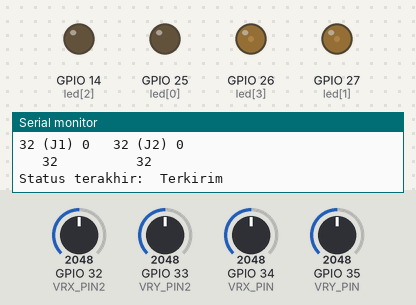
Bench run of a sketch on a simulated ESP32. Shown: output pins drawn as LEDs (lit = HIGH), the last lines printed to the serial monitor. The inputs (shaded band) are chosen by the test bench; at power-on: GPIO 34 (VRX_PIN) = 2048, GPIO 35 (VRY_PIN) = 2048, GPIO 32 (VRX_PIN2) = 2048, GPIO 33 (VRY_PIN2) = 2048.

Above: at 1.2 s.
1.3 s: GPIO 34 (VRX_PIN) set to 2240
At 2.0 s:
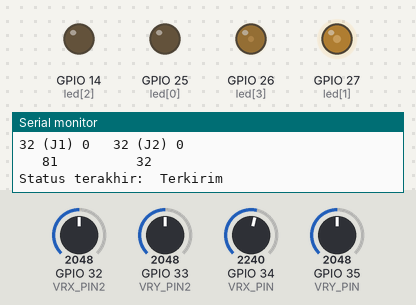
2.8 s: GPIO 35 (VRY_PIN) set to 2240
At 3.8 s:
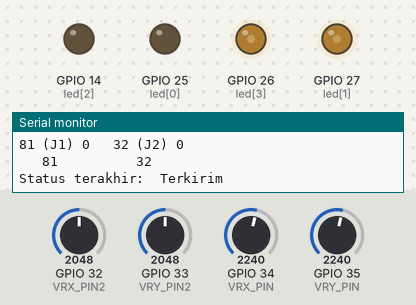
4.3 s: GPIO 34 (VRX_PIN) set to 2160
At 5.5 s:
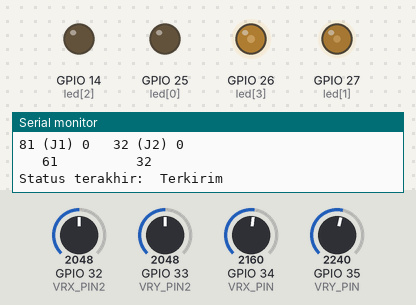
5.8 s: GPIO 35 (VRY_PIN) set to 2866
At 6.3 s:
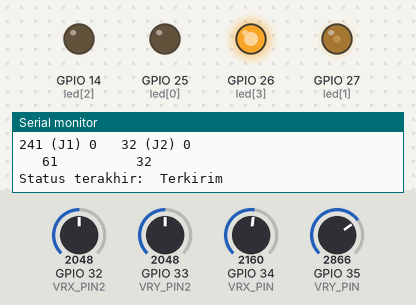
7.3 s: GPIO 34 (VRX_PIN) set to 2866
At 8.1 s:
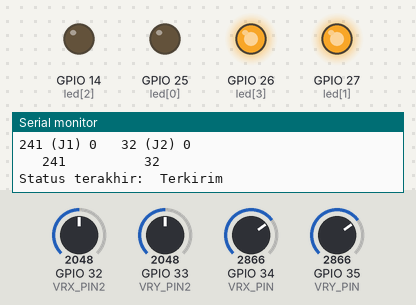
8.8 s: GPIO 35 (VRY_PIN) set to 2160
At 9.9 s:
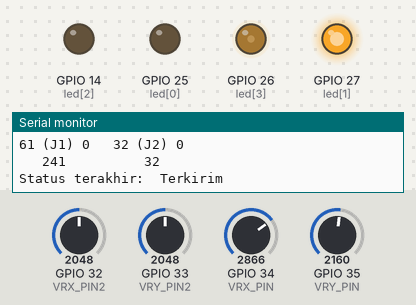
Timing chart, 0 to 11.3 s (numbered marks = the images above; inputs shaded):
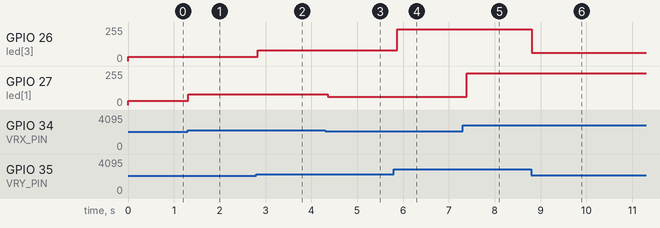

The sketch:

ESP32_Double_Joystick.ino
```cpp
/*
   This ESP32 code is created by esp32io.com

   This ESP32 code is released in the public domain

   For more detail (instruction and wiring diagram), visit https://esp32io.com/tutorials/esp32-joystick
*/

//master
#include<esp_now.h>
#include<WiFi.h>


#define VRX_PIN  34 // ESP32 pin GPIO36 (ADC0) connected to VRX pin
#define VRY_PIN  35 // ESP32 pin GPIO39 (ADC0) connected to VRY pin
#define VRX_PIN2  32 // ESP32 pin GPIO36 (ADC0) connected to VRX pin
#define VRY_PIN2  33 // ESP32 pin GPIO39 (ADC0) connected to VRY pin

const uint8_t channel[4] = {0, 1, 2, 3};
const uint8_t led[4] = {25, 27, 14, 26};

int valX, valY, valX2, valY2;
unsigned int AvalX, AvalY, AvalX2, AvalY2;
uint8_t j1Up, j1Down, j1Left, j1Right;
uint8_t j2Up, j2Down, j2Left, j2Right;

uint8_t broadcastAddress[]={0xCC,0x50,0xE3,0xF0,0x1E,0x36};

typedef struct Pesan{
  uint8_t pwmJ1Up, pwmJ1Down, pwmJ1Left, pwmJ1Right;
  uint8_t pwmJ2Up, pwmJ2Down, pwmJ2Left, pwmJ2Right;
}Pesan;
Pesan pesan;

esp_now_peer_info_t slave;

void OnDataSent(const uint8_t *mac_addr, esp_now_send_status_t status){
  Serial.print("\r\nStatus terakhir:\t");
  Serial.println(status==ESP_NOW_SEND_SUCCESS?"Terkirim":"Gagal");
}

void setup() {
  Serial.begin(115200) ;
  for (int i = 0; i < 4; i++) {
    ledcSetup(channel[i], 2000, 8); //(channel, frequency, resolution)
    ledcAttachPin(led[i], channel[i]);
  }

  WiFi.mode(WIFI_STA);
  if(esp_now_init()!=ESP_OK){
    Serial.println("ESPNow Gagal!");
    return;
  }
  esp_now_register_send_cb(OnDataSent);
  memcpy(slave.peer_addr, broadcastAddress, 6);
  slave.channel = 0;
  slave.encrypt = false;
  if(esp_now_add_peer(&slave) != ESP_OK){
    Serial.println("Gagal menambahkan slave!");
    return;
  }
}

void loop() {
  valX = analogRead(VRX_PIN) - 720;
  valY = analogRead(VRY_PIN) - 720;
  valX2 = analogRead(VRX_PIN2) - 720;
  valY2 = analogRead(VRY_PIN2) - 720;

  AvalX = (valX < 0) ? 0 : (valX > 2200) ? 2200 : valX;
  AvalY = (valY < 0) ? 0 : (valY > 2200) ? 2200 : valY;
  AvalX2 = (valX2 < 0) ? 0 : (valX2 > 2200) ? 2200 : valX2;
  AvalY2 = (valY2 < 0) ? 0 : (valY2 > 2200) ? 2200 : valY2;

  if (AvalX <= 1000) {
    j1Up = map(AvalX, 0, 1000, 255, 0);
  }
  else if (AvalX >= 1200) {
    j1Down = map(AvalX, 1200, 2200, 0, 255);
  }
  else {
    j1Up = 0;
    j1Down = 0;
  }

  if (AvalY <= 1000) {
    j1Right = map(AvalY, 0, 1000, 255, 0);
  }
  else if (AvalY >= 1200) {
    j1Left = map(AvalY, 1200, 2200, 0, 255);
  }
  else {
    j1Left = 0;
    j1Right = 0;
  }

  if (AvalX2 <= 1000) {
    j2Up = map(AvalX2, 0, 1000, 255, 0);
  }
  else if (AvalX2 >= 1200) {
    j2Down = map(AvalX2, 1200, 2200, 0, 255);
  }
  else {
    j2Up = 0;
    j2Down = 0;
  }

  if (AvalY2 <= 1000) {
    j2Right = map(AvalY2, 0, 1000, 255, 0);
  }
  else if (AvalY2 >= 1200) {
    j2Left = map(AvalY2, 1200, 2200, 0, 255);
  }
  else {
    j2Left = 0;
    j2Right = 0;
  }


  Serial.println("   "  + String(j1Up) +  "          "  + String(j2Up) +  "   ");
  Serial.println(String(j1Left) + " (J1) " + String(j1Right) + "   " +  String(j2Left) + " (J2) " + String(j2Right));
  Serial.println("   "  + String(j1Down) +  "          "  + String(j2Down) +  "   ");
  Serial.println();
  Serial.println();

//  ledcWrite(channel[1], j1Up);
//  ledcWrite(channel[2], j1Down);
//  ledcWrite(channel[3], j1Right);
//  ledcWrite(channel[4], j1Left);

  if(j1Up > 0 || j1Down > 0 || j1Left > 0 || j1Right > 0){
    ledcWrite(channel[0], j1Up);
    ledcWrite(channel[1], j1Down);
    ledcWrite(channel[2], j1Right);
    ledcWrite(channel[3], j1Left);
  }else{
    ledcWrite(channel[0], j2Up);
    ledcWrite(channel[1], j2Down);
    ledcWrite(channel[2], j2Right);
    ledcWrite(channel[3], j2Left);
  }

  pesan.pwmJ1Up = j1Up;
  pesan.pwmJ1Down = j1Down;
  pesan.pwmJ1Left = j1Left;
  pesan.pwmJ1Right = j1Right;

  pesan.pwmJ2Up = j2Up;
  pesan.pwmJ2Down = j2Down;
  pesan.pwmJ2Left = j2Left;
  pesan.pwmJ2Right = j2Right;

  esp_err_t result=esp_now_send(broadcastAddress,(uint8_t *)&pesan,sizeof(pesan));

  delay(100);
}

//  Serial.print("x1 = ");
//  Serial.print(valX);
//  Serial.print(", y1 = ");
//  Serial.print(valY);
//  Serial.print("   x2 = ");
//  Serial.print(valX2);
//  Serial.print(", y2 = ");
//  Serial.print(valY2);
//  Serial.print("    PROC : x1 = ");
//  Serial.print(AvalX);
//  Serial.print(", y1 = ");
//  Serial.print(AvalY);
//  Serial.print("   x2 = ");
//  Serial.print(AvalX2);
//  Serial.print(", y2 = ");
//  Serial.print(AvalY2);
//
//
//  Serial.print("     j1Up = ");
//  Serial.print(j1Up);
//  Serial.print(" j1Down = ");
//  Serial.print(j1Down);
//  Serial.print(" j1Left = ");
//  Serial.print(j1Left);
//  Serial.print(" j1Right = ");
//  Serial.print(j1Right);
//
//  Serial.print("     j2Up = ");
//  Serial.print(j2Up);
//  Serial.print(" j2Down = ");
//  Serial.print(j2Down);
//  Serial.print(" j2Left = ");
//  Serial.print(j2Left);
//  Serial.print(" j2Right = ");
//  Serial.println(j2Right);
```

Measured:
- after the input at 1.3 s, GPIO 27 (led[1]): 32/255 → 81/255 at once
- after the input at 2.8 s, GPIO 26 (led[3]): 32/255 → 81/255 at once
- after the input at 4.3 s, GPIO 27 (led[1]): 81/255 → 61/255 after 0.05 s
- after the input at 5.8 s, GPIO 26 (led[3]): 81/255 → 240/255 after 0.07 s
- after the input at 7.3 s, GPIO 27 (led[1]): 61/255 → 240/255 after 0.09 s
- after the input at 8.8 s, GPIO 26 (led[3]): 240/255 → 61/255 at once
